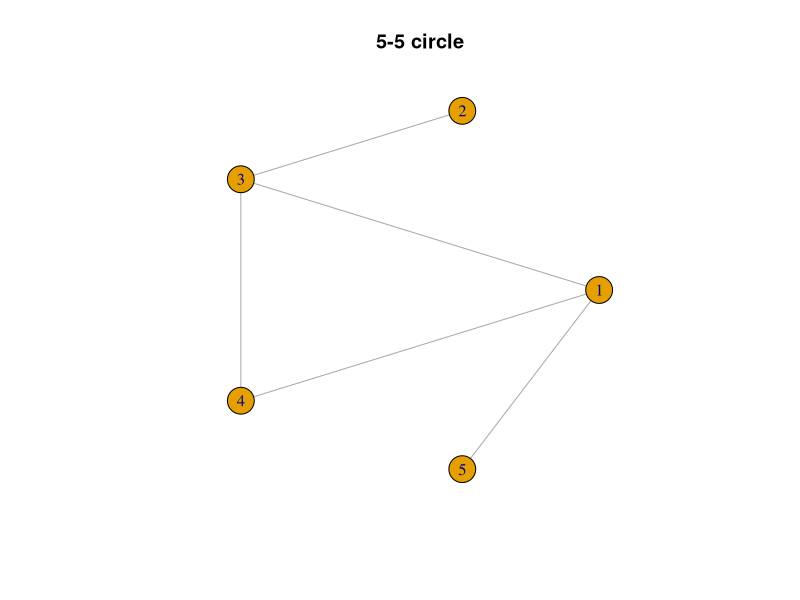

Here is the R script that generated this plot:
#install.packages('igraph')
library(igraph)
edge_list <- matrix(data = 0, nrow = 5 , ncol = 2)
edge_list[1,1] <- 1
edge_list[2,1] <- 2
edge_list[3,1] <- 3
edge_list[4,1] <- 4
edge_list[5,1] <- 5
edge_list[1,2] <- 3
edge_list[2,2] <- 3
edge_list[3,2] <- 4
edge_list[4,2] <- 1
edge_list[5,2] <- 1
edge_list
ig <- graph.data.frame(edge_list, directed = FALSE)
metrics <- data.frame(
    deg <- degree(ig),
    transitivity(ig,type = 'local'),
    betweenness(ig),
    mean_distance(ig),
    closeness(ig)
)
colnames(metrics) <- c("D","CC","B","APL","C")
plot(ig, layout=layout.circle, main="5-5 circle")
